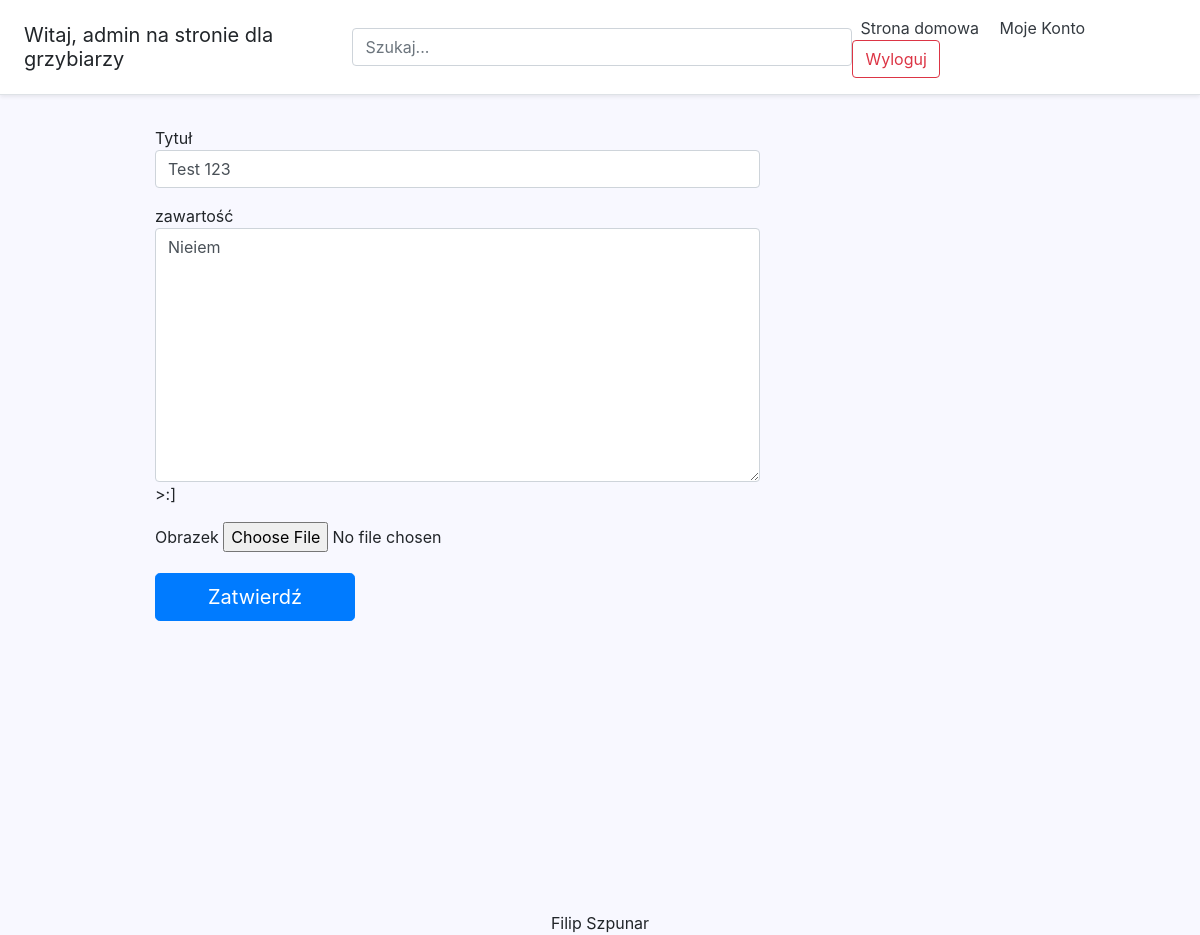
The app's page /blog/admin-test-12389987975804/editblog (signed in) with its own data.
### account/models.py (models this page shows, shortened)
class Moje_Konto(AbstractBaseUser):
    email = models.EmailField(verbose_name='email', max_length=60, unique=True)
    username = models.CharField(max_length=30, unique=True)
    date_joined = models.DateTimeField(verbose_name='data dołączenia', auto_now_add=True)
    last_login = models.DateTimeField(verbose_name='data ostatniego zalogowania', auto_now=True)
    is_admin = models.BooleanField(default=False)
    is_active = models.BooleanField(default=True)
    is_staff = models.BooleanField(default=False)
    is_superuser = models.BooleanField(default=False)
    USERNAME_FIELD = 'username'
    REQUIRED_FIELDS = ['email']
    objects = MyAccountManager()
    class Meta:
        verbose_name='Moje_Konto'
        verbose_name_plural = 'Konta'

### grzyb/models.py (models this page shows, shortened)
class BlogPost(models.Model):
    title = models.CharField(max_length=60, null=False, blank=False, verbose_name='Tytuł')
    body = models.TextField(max_length=5000, null=False, blank = False, verbose_name='opis')
    image = models.ImageField(upload_to = upload_location,null=False, blank=False, verbose_name='obrazek')
    date_published = models.DateTimeField(auto_now_add=True, verbose_name='data publickacji')
    date_updated = models.DateTimeField(auto_now=True, verbose_name='data aktualizacji')
    author = models.ForeignKey(settings.AUTH_USER_MODEL, on_delete=models.CASCADE,verbose_name='autor')
    slug = models.SlugField(blank=True, unique=True)
    likes = models.IntegerField(default=0)
    dislikes = models.IntegerField(default=0)
    class Meta:
        verbose_name='Post'
        verbose_name_plural = 'Posty'

### grzyb/views.py (the view, shortened to what this page needs)
# urls.py: path('<slug>/editblog',editblog_view, name="editblog"),
def editblog_view(request,slug):
    context = {}
    user = request.user
    if not user.is_authenticated:
        return redirect('must_authenticate')
    blog_post = get_object_or_404(BlogPost, slug=slug)
    form = CreateBlogPostForm(request.POST or None, request.FILES or None,instance = blog_post)
    context['form'] = form
    return render (request, "grzyb/create_grzyb_blog.html",context)

### grzyb/forms.py
class CreateBlogPostForm(forms.ModelForm):
    class Meta:
        model = BlogPost
        fields = ['title', 'body', 'image']

### grzyb/templates/grzyb/create_grzyb_blog.html (shortened to what this page needs)
{% extends 'base.html' %}
{% block content %}
<div class = "container">
    <div class = "row">
        <div class = "col-lg-7 offset-lg-1">
            <form class = "create-form" method = "post" enctype = "multipart/form-data"> {% csrf_token %}
                <div class = "form-group">
                    <lavel for = "id_title">Tytuł</lavel>
                    <input class = "form-control" type="text" name = "title" id = "it_title" placeholder = "tytuł" value="{{form.initial.title}}" required autofocus>
                </div>
                <div class = "form-group">
                    <lavel for = "id_body">zawartość </lavel>
                    <textarea class = "form-control" rows = "10" type="text" name = "body" id = "id_body"  placeholder = "Ten post jest na temat"   required autofocus value={{form.body}} >:]</textarea>
                </div>
                <div class = "form-group">
                    <label for = "id_image"> Obrazek</label>
                    <input type="file" name = "image" id = "id_image" accept = "image/*"  required>
                </div>
                <button class = "submit-button btn btn-lg  btn-primary btn-block" type = "submit">Zatwierdź</button>
            </form>
        </div>
    </div>
</div>
{% endblock content %}

### templates/snippets/header.html (shortened to what this page needs)
 <link rel="stylesheet" href="https://stackpath.bootstrapcdn.com/bootstrap/4.4.1/css/bootstrap.min.css">
 <link rel="stylesheet" href="https://cdnjs.cloudflare.com/ajax/libs/font-awesome/4.7.0/css/font-awesome.min.css">
<div class="d-flex flex-column flex-md-row align-items-center p-3 px-md-4 mb-3 bg-white border-bottom shadow-sm">
    <h5 class="my-0 mr-md-auto font-weight-normal">
        {% if request.user.is_authenticated %}
            Witaj, {{request.user.username}}
        {% else %}
          Witaj
        {% endif %}
         na stronie dla grzybiarzy
    </h5>
    <div class ="search-bar">
      <form method = "get">
        <input type="text" class="form-control" name="q" id="id_q" placeholder="Szukaj..." value="{{query}}">
      </form>
     </div>
    <nav class="my-3 my-md-0 mr-md-3">
        {% if request.user.is_authenticated %}
            <a class = "p-2 text-dark" href = "{% url 'home' %}">Strona domowa</a>
            <a class = "p-2 text-dark" href = "{% url 'account' %}">Moje Konto</a>
             <a class="btn btn-outline-danger" href="{% url 'logout' %}">Wyloguj</a>
        {% else %}
            <a class = "p-2 text-dark" href = "{% url 'home' %}">Strona domowa</a>
            <a class = "p-2 text-dark" href = "{% url 'register' %}">Zarejestruj się</a>
        <a class="btn btn-outline-success" href="{% url 'login' %}">Zaloguj się</a>
        </nav>
    {% endif %}
</div>

### templates/snippets/header.html (style rules this page uses)
.search-bar { max-width: 500px; width: 100% }

### templates/base.html (style rules this page uses)
body { background-color: #F8F8FF }

### grzyb/templates/grzyb/create_grzyb_blog.html (style rules this page uses)
.create-form { width: 100%; max-width: 100%; padding: 15px; margin: auto; }
.submit-button { max-width: 200px; }

### records on screen
Moje_Konto: user.username "admin"
BlogPost: title "Test 123", body "Nieiem"
